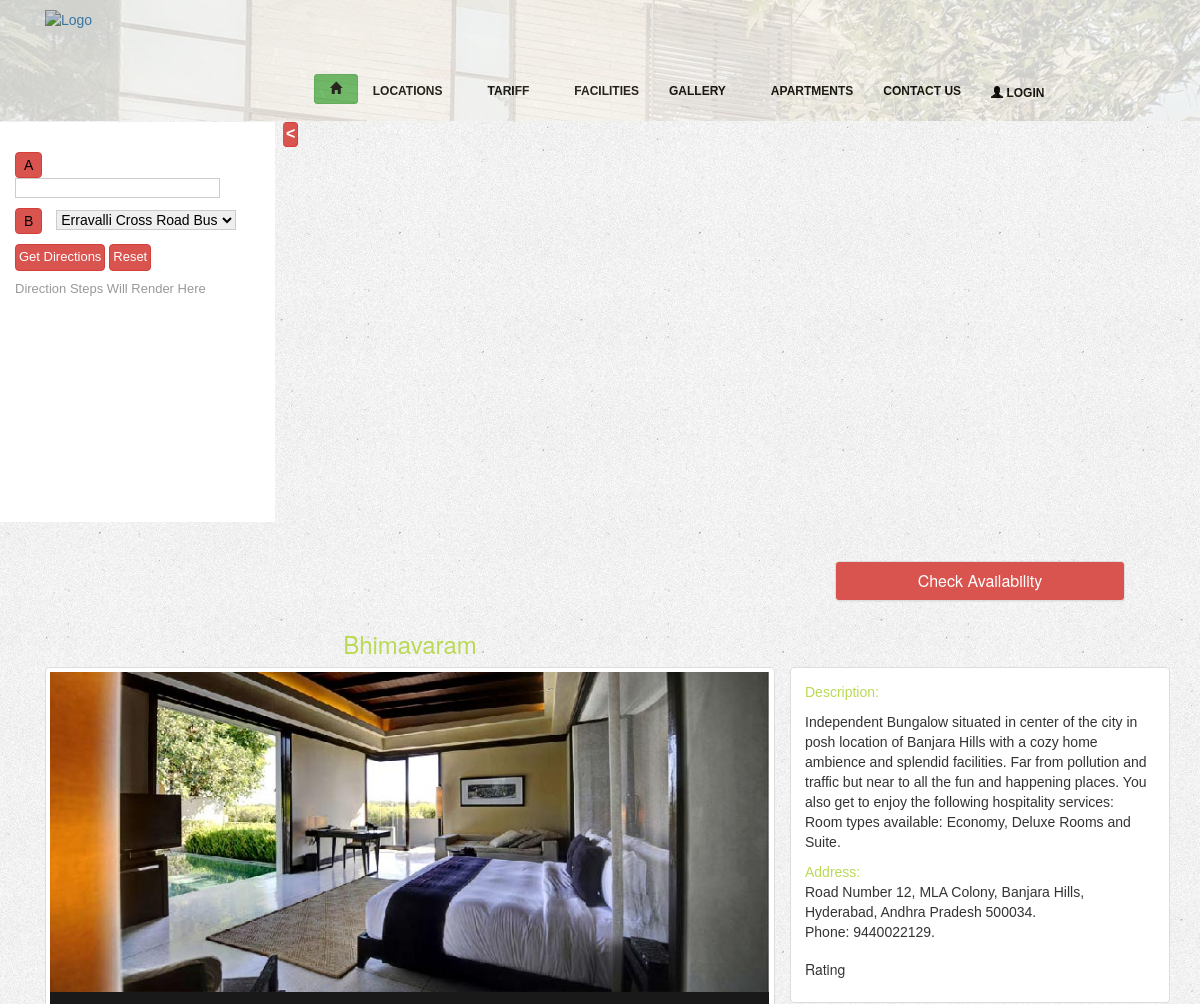
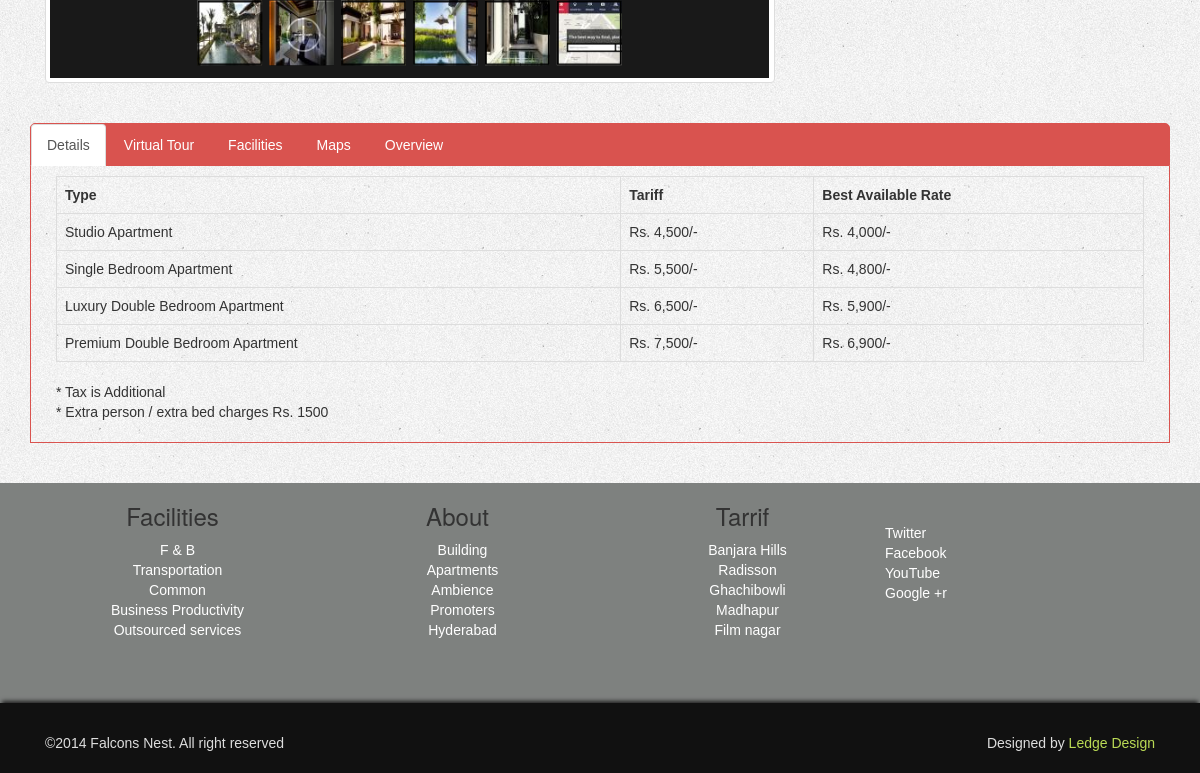
Screenshot of /bhimavaram.php with the database file from the repository (2 pictures, top to bottom).
### tables this page shows
CREATE TABLE IF NOT EXISTS `galleryimages` (
  `id` int(20) NOT NULL AUTO_INCREMENT,
  `gal_id` int(20) NOT NULL DEFAULT '0',
  `title` varchar(200) NOT NULL,
  `image` text NOT NULL,
  `thumb` text NOT NULL,
  `status` int(1) NOT NULL,
  `createdOn` varchar(50) NOT NULL,
  `updatedOn` varchar(50) NOT NULL,
  PRIMARY KEY (`id`)
);

CREATE TABLE IF NOT EXISTS `footer` (
  `id` int(20) NOT NULL AUTO_INCREMENT,
  `title` varchar(200) NOT NULL,
  `footer` text NOT NULL,
  `status` int(1) NOT NULL,
  `createdOn` varchar(50) NOT NULL,
  `updatedOn` varchar(50) NOT NULL,
  PRIMARY KEY (`id`)
);

### bhimavaram_Content.php (the view, shortened to what this page needs)
<div class="container">
    <div class="row-fluid">
        <div class="col-sm-8">
        </div>
        <div class="col-sm-4">
            <?php include_once 'checkAvail1.php'; ?>
        </div>
    </div>
</div>
<?php
$data = array();
$strSQL = "SELECT
	gi.id,g.id as galId, gi.gal_id,gi.title, gi.image,gi.thumb,
	g.galleryName,g.description,g.address,
	g.details,g.virtualTour,g.facility,g.maps,g.overview,g.galleryName
FROM galleryimages gi join gallery g
where g.locName='Bhimavaram' AND gi.gal_id=g.getId AND g.status=1";
$rs = mysql_query($strSQL);
if (!empty($rs)) {
    while ($row = mysql_fetch_array($rs)) {
        $data[$row['gal_id']]['id'] = $row['galId'];
        $data[$row['gal_id']]['title'] = $row['galleryName'];
        $data[$row['gal_id']]['description'] = $row['description'];
        $data[$row['gal_id']]['address'] = $row['address'];
        $data[$row['gal_id']]['details'] = $row['details'];
        $data[$row['gal_id']]['virtualTour'] = $row['virtualTour'];
        $data[$row['gal_id']]['facilities'] = $row['facility'];
        $data[$row['gal_id']]['map'] = $row['maps'];
        $data[$row['gal_id']]['overview'] = $row['overview'];
        $data[$row['gal_id']]['photo'][$row['id']]['gal'] = $row['image'];
        $data[$row['gal_id']]['photo'][$row['id']]['thumb'] = $row['thumb'];
    }
}
?>
<?php
if (!empty($data)) {
    $i = 0;
    foreach ($data as $key => $value) {
        $i++;
        ?>
        <div class="container">
            <div class="row-fluid">
                <div class="col-sm-8">
                    <center><h3 class="branch_title_color"><?php echo $value['title']; ?></h3></center>
                </div>
                <div class="col-sm-4">
                </div>
            </div>
            <div class="row-fluid">
                <div class="col-sm-8">
                    <div class="thumbnail">
                        <div style="width: 99.9%;">
                            <div id="slider<?php echo $i; ?>_container" style="position: relative; top: 0px; left: 0px; width: 800px;
                                 height: 456px; background: #191919; overflow: hidden;">
                                <div u="slides" style="cursor: move; position: absolute; left: 0px; top: 0px; width: 800px; height: 356px; overflow: hidden;">
                                    <?php foreach ($value['photo'] as $key1 => $value1) { ?>
                                        <div>
                                            <img u="image" src="<?php echo $value1['gal']; ?>" />
                                            <img u="thumb" src="<?php echo $value1['thumb']; ?>" />
                                        </div>
                                    <?php } ?>
                                </div>
                                <div u="thumbnavigator" class="jssort01" style="position: absolute; width: 800px; height: 100px; left:0px; bottom: 0px;">
                                    <div u="slides" style="cursor: move;">
                                        <div u="prototype" class="p" style="position: absolute; width: 72px; height: 72px; top: 0; left: 0;">
                                            <div class=w><thumbnailtemplate style=" width: 100%; height: 100%; border: none;position:absolute; top: 0; left: 0;"></thumbnailtemplate></div>
                                            <div class=c>
                                            </div>
                                        </div>
                                    </div>
                                </div>
                            </div>
                        </div>
                    </div>
                </div>
                <div class="col-sm-4 thumbnail">
                    <div class="tabPad">
                        <p>
                            <span class="branch_title_color">Description: </span>
                            <?php echo $value['description']; ?>
                        </p>
                        <address>
                            <span class="branch_title_color">Address: </span>
                            <?php echo $value['address']; ?>
                        </address>
                        <h5>Rating</h5>
                    </div>
                </div>
            </div>
        </div>
        <br/><br/>
        <div class="container">
            <ul class="nav nav-tabs" id="myTab">
                <li class="active"><a data-toggle="tab" href="#detail<?php echo $i; ?>">Details</a></li>
                <li class=""><a data-toggle="tab" href="#tour<?php echo $i; ?>">Virtual Tour</a></li>
                <li class=""><a data-toggle="tab" href="#fac<?php echo $i; ?>">Facilities</a></li>
                <li class=""><a data-toggle="tab" href="#locMap<?php echo $i; ?>" onClick="performOperation('mapLoad.php',<?php echo $value['id']; ?>, '#locMap'+<?php echo $i; ?>)">Maps</a></li>
                <li class=""><a data-toggle="tab" href="#oview<?php echo $i; ?>">Overview</a></li>
            </ul>
            <div class="tab-content navTabBorder" id="myTabContent">
                <div id="detail<?php echo $i; ?>" class="tab-pane fade active in tabCont">
                    <div class="container section">
                        <?php echo $value['details']; ?>
                    </div>
                </div>
            </div>
        </div>
        <br/><br/>
    <?php }
}
?>

### footer1.php (shortened to what this page needs)
<div class="container-fluid" id="foot">
    <div class="col-sm-12" id="footTop">
        <div class="container">
            <?php
            $strSQL = "SELECT * FROM footer where status=1 order by updatedOn DESC LIMIT 3";
            $rs = mysql_query($strSQL);
            if (!empty($rs)) {
                 while ($row = mysql_fetch_array($rs)) {
                ?>
                <div class="col-sm-3 text-center">
                    <h3><?php echo $row['title']; ?></h3>
                    <?php echo $row['footer']; ?>
                </div>
                <?php
            } }
            ?>
            <div class="col-sm-3" style="color:#999;">
                <br/><br/>
                <div class="col-sm-12">
                    <div class="social-icons">
                        <ul>
                            <li class="twitter" style="color: #f0f0f0; border-radius:50%;">
                                <a href="http://www.twitter.com" target="_blank" class="img-circle">Twitter</a>
                            </li>
                            <li class="facebook" style="color: #f0f0f0; border-radius:50%;">
                                <a href="http://facebook.com" target="_blank" class="img-circle">Facebook</a>
                            </li>
                            <li class="youtube" style="color: #f0f0f0; border-radius:50%;">
                                <a href="http://youtube.com" target="_blank" class="img-circle">YouTube</a>
                            </li>
                            <li class="googleplus" style="color: #f0f0f0; border-radius:50%;">
                                <a href="http://gmail.com" target="_blank" class="img-circle">Google +r</a>
                            </li>
                        </ul>
                    </div>
                </div>
            </div>
        </div>
    </div>
    <div class="col-sm-12" id="footBot">
        <div class="container">
            <div class="col-sm-4">
                <p id="footLeft">
                    ©2014 Falcons Nest. All right reserved
                </p>
            </div>
            <div class="col-sm-4">
            </div>
            <div class="col-sm-4">
                <p id="footRight">
                    Designed by
                    <a target="_blank" href="">
                        Ledge Design
                    </a>
                </p>
            </div>
        </div>
    </div>
</div>
<link rel="stylesheet" href="date/base/jquery.ui.all.css">

### rows the page displays
galleryimages: thumb (picture)
galleryimages: image (picture)
galleryimages: thumb (picture)
galleryimages: thumb (picture)
galleryimages: thumb (picture)
galleryimages: thumb (picture)
footer: title "Facilities", footer "F & B Transportation Common Business Productivity Outsourced services"
footer: title "About", footer "Building Apartments Ambience Promoters Hyderabad"
footer: title "Tarrif", footer "Banjara Hills Radisson Ghachibowli Madhapur Film nagar"

### other values shown
$value['title'] "Bhimavaram"
$value['address'] "Road Number 12, MLA Colony, Banjara Hills, Hyderabad, Andhra Pradesh 500034. Phone: 9440022129."
